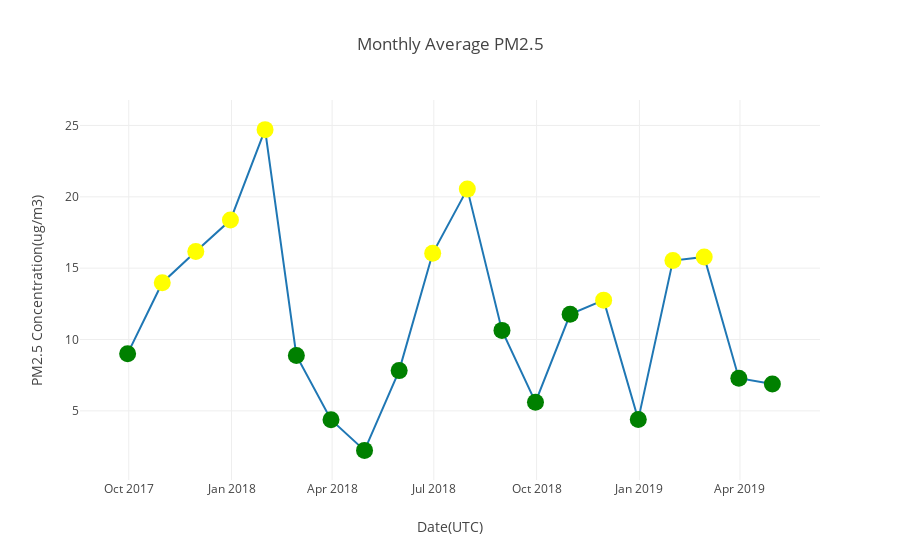

Notebook code for this chart:
### Markdown cell above
### Visualize the monthly pm2.5 concentration

### Code cell
average_monthly_pm25 = monthly_average_airquality_data_concentrations['PM2.5(Ug/m3)'].values
monthly_pm25 = go.Scatter(x=monthly_average_airquality_data_concentrations.index,
                         y = monthly_average_airquality_data_concentrations['PM2.5(Ug/m3)'].values,
                         mode='lines+markers',
                         marker = dict(color=list(map(SetColor, average_monthly_pm25)), size = 17),
                 ) 

layout = go.Layout(title='Monthly Average PM2.5 ', xaxis=dict(title='Date(UTC)'),
                   yaxis=dict(title='PM2.5 Concentration(ug/m3)'))

fig = go.Figure(data=[monthly_pm25], layout=layout)
iplot(fig)
pio.write_image(fig, os.path.join(filepath , 'monthly_average_pm25_concentration.png'))

### Figure 1 — Plotly figure (JSON) as saved in the notebook; plotly's stock layout.template omitted (floating-point values rounded to 4 significant figures)
{"data": [{"marker": {"color": ["green", "yellow", "yellow", "yellow", "yellow", "green", "green", "green", "green", "yellow", "yellow", "green", "green", "green", "yellow", "green", "yellow", "yellow", "green", "green"], "size": 17}, "mode": "lines+markers", "type": "scatter", "uid": "b808e388-29ce-4397-afb3-6e20f869ca97", "x": ["2017-09-30", "2017-10-31", "2017-11-30", "2017-12-31", "2018-01-31", "2018-02-28", "2018-03-31", "2018-04-30", "2018-05-31", "2018-06-30", "2018-07-31", "2018-08-31", "2018-09-30", "2018-10-31", "2018-11-30", "2018-12-31", "2019-01-31", "2019-02-28", "2019-03-31", "2019-04-30"], "y": [9.01, 13.98, 16.18, 18.37, 24.71, 8.88, 4.38, 2.23, 7.82, 16.04, 20.54, 10.64, 5.61, 11.77, 12.76, 4.4, 15.53, 15.79, 7.29, 6.88]}], "layout": {"title": {"text": "Monthly Average PM2.5 "}, "xaxis": {"title": {"text": "Date(UTC)"}}, "yaxis": {"title": {"text": "PM2.5 Concentration(ug/m3)"}}}}
